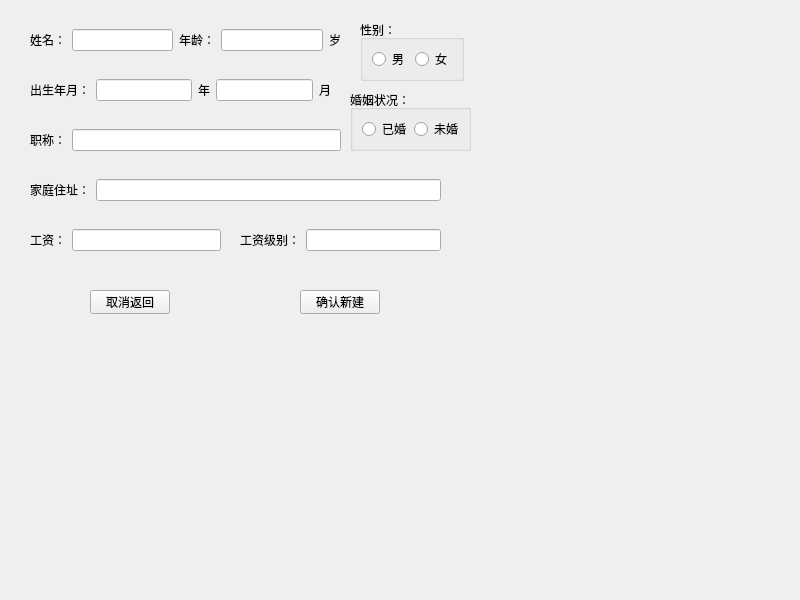
<?xml version="1.0" encoding="UTF-8"?>
<ui version="4.0">
 <class>three_new</class>
 <widget class="QMainWindow" name="three_new">
  <property name="geometry">
   <rect>
    <x>0</x>
    <y>0</y>
    <width>800</width>
    <height>600</height>
   </rect>
  </property>
  <property name="windowTitle">
   <string>MainWindow</string>
  </property>
  <widget class="QWidget" name="centralwidget">
   <widget class="QWidget" name="widget_4" native="true">
    <property name="geometry">
     <rect>
      <x>30</x>
      <y>170</y>
      <width>411</width>
      <height>41</height>
     </rect>
    </property>
    <layout class="QGridLayout" name="gridLayout_5">
     <item row="0" column="1">
      <widget class="QLineEdit" name="add"/>
     </item>
     <item row="0" column="0">
      <widget class="QLabel" name="label_7">
       <property name="text">
        <string>家庭住址：</string>
       </property>
      </widget>
     </item>
    </layout>
   </widget>
   <widget class="QWidget" name="widget" native="true">
    <property name="geometry">
     <rect>
      <x>30</x>
      <y>70</y>
      <width>301</width>
      <height>41</height>
     </rect>
    </property>
    <layout class="QGridLayout" name="gridLayout_3">
     <item row="0" column="0">
      <widget class="QLabel" name="label_2">
       <property name="text">
        <string>出生年月：</string>
       </property>
      </widget>
     </item>
     <item row="0" column="1">
      <widget class="QLineEdit" name="year"/>
     </item>
     <item row="0" column="2">
      <widget class="QLabel" name="label_3">
       <property name="text">
        <string>年</string>
       </property>
      </widget>
     </item>
     <item row="0" column="3">
      <widget class="QLineEdit" name="month"/>
     </item>
     <item row="0" column="4">
      <widget class="QLabel" name="label_4">
       <property name="text">
        <string>月</string>
       </property>
      </widget>
     </item>
    </layout>
   </widget>
   <widget class="QWidget" name="widget_3" native="true">
    <property name="geometry">
     <rect>
      <x>30</x>
      <y>20</y>
      <width>311</width>
      <height>41</height>
     </rect>
    </property>
    <layout class="QGridLayout" name="gridLayout_2">
     <item row="0" column="4">
      <widget class="QLabel" name="label_6">
       <property name="text">
        <string>岁</string>
       </property>
      </widget>
     </item>
     <item row="0" column="1">
      <widget class="QLineEdit" name="name"/>
     </item>
     <item row="0" column="3">
      <widget class="QLineEdit" name="age"/>
     </item>
     <item row="0" column="0">
      <widget class="QLabel" name="label">
       <property name="text">
        <string>姓名：</string>
       </property>
      </widget>
     </item>
     <item row="0" column="2">
      <widget class="QLabel" name="label_5">
       <property name="text">
        <string>年龄：</string>
       </property>
      </widget>
     </item>
    </layout>
   </widget>
   <widget class="QWidget" name="widget_5" native="true">
    <property name="geometry">
     <rect>
      <x>30</x>
      <y>120</y>
      <width>311</width>
      <height>41</height>
     </rect>
    </property>
    <layout class="QGridLayout" name="gridLayout_6">
     <item row="0" column="1">
      <widget class="QLineEdit" name="title"/>
     </item>
     <item row="0" column="0">
      <widget class="QLabel" name="label_8">
       <property name="text">
        <string>职称：</string>
       </property>
      </widget>
     </item>
    </layout>
   </widget>
   <widget class="QWidget" name="widget_6" native="true">
    <property name="geometry">
     <rect>
      <x>240</x>
      <y>220</y>
      <width>201</width>
      <height>41</height>
     </rect>
    </property>
    <layout class="QGridLayout" name="gridLayout_7">
     <item row="0" column="1">
      <widget class="QLineEdit" name="level"/>
     </item>
     <item row="0" column="0">
      <widget class="QLabel" name="label_9">
       <property name="text">
        <string>工资级别：</string>
       </property>
      </widget>
     </item>
    </layout>
   </widget>
   <widget class="QGroupBox" name="groupBox">
    <property name="geometry">
     <rect>
      <x>360</x>
      <y>20</y>
      <width>104</width>
      <height>61</height>
     </rect>
    </property>
    <property name="title">
     <string>性别：</string>
    </property>
    <layout class="QGridLayout" name="gridLayout">
     <item row="0" column="1">
      <widget class="QRadioButton" name="woman">
       <property name="text">
        <string>女</string>
       </property>
      </widget>
     </item>
     <item row="0" column="0">
      <widget class="QRadioButton" name="man">
       <property name="text">
        <string>男</string>
       </property>
      </widget>
     </item>
    </layout>
   </widget>
   <widget class="QPushButton" name="ok">
    <property name="geometry">
     <rect>
      <x>300</x>
      <y>290</y>
      <width>80</width>
      <height>24</height>
     </rect>
    </property>
    <property name="text">
     <string>确认新建</string>
    </property>
   </widget>
   <widget class="QPushButton" name="back">
    <property name="geometry">
     <rect>
      <x>90</x>
      <y>290</y>
      <width>80</width>
      <height>24</height>
     </rect>
    </property>
    <property name="text">
     <string>取消返回</string>
    </property>
   </widget>
   <widget class="QGroupBox" name="groupBox_2">
    <property name="geometry">
     <rect>
      <x>350</x>
      <y>90</y>
      <width>121</width>
      <height>61</height>
     </rect>
    </property>
    <property name="title">
     <string>婚姻状况：</string>
    </property>
    <layout class="QGridLayout" name="gridLayout_4">
     <item row="0" column="0">
      <widget class="QRadioButton" name="marryed">
       <property name="text">
        <string>已婚</string>
       </property>
      </widget>
     </item>
     <item row="0" column="1">
      <widget class="QRadioButton" name="unmarryed">
       <property name="text">
        <string>未婚</string>
       </property>
      </widget>
     </item>
    </layout>
   </widget>
   <widget class="QWidget" name="widget_2" native="true">
    <property name="geometry">
     <rect>
      <x>30</x>
      <y>220</y>
      <width>191</width>
      <height>41</height>
     </rect>
    </property>
    <layout class="QGridLayout" name="gridLayout_8">
     <item row="0" column="1">
      <widget class="QLineEdit" name="wage"/>
     </item>
     <item row="0" column="0">
      <widget class="QLabel" name="label_10">
       <property name="text">
        <string>工资：</string>
       </property>
      </widget>
     </item>
    </layout>
   </widget>
  </widget>
 </widget>
 <resources/>
 <connections/>
</ui>
